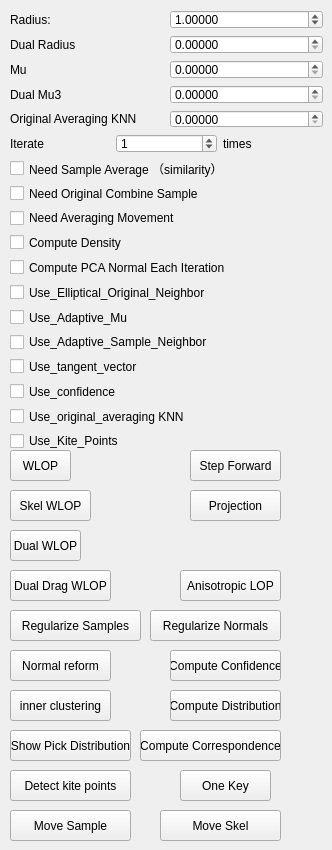
   <widget class="QWidget" name="tab">
    <attribute name="title">
     <string>Tab 1</string>
    </attribute>
    <widget class="QPushButton" name="normal_reform">
     <property name="geometry">
      <rect>
       <x>10</x>
       <y>650</y>
       <width>101</width>
       <height>31</height>
      </rect>
     </property>
     <property name="text">
      <string>Normal reform</string>
     </property>
    </widget>
    <widget class="QWidget" name="layoutWidget">
     <property name="geometry">
      <rect>
       <x>10</x>
       <y>10</y>
       <width>313</width>
       <height>440</height>
      </rect>
     </property>
     <layout class="QVBoxLayout" name="verticalLayout">
      <item>
       <layout class="QHBoxLayout" name="horizontalLayout">
        <item>
         <widget class="QLabel" name="label">
          <property name="text">
           <string>Radius:</string>
          </property>
         </widget>
        </item>
        <item>
         <widget class="QDoubleSpinBox" name="radius">
          <property name="decimals">
           <number>5</number>
          </property>
          <property name="minimum">
           <double>0.000010000000000</double>
          </property>
          <property name="maximum">
           <double>1000.000000000000000</double>
          </property>
          <property name="singleStep">
           <double>0.010000000000000</double>
          </property>
          <property name="value">
           <double>1.000000000000000</double>
          </property>
         </widget>
        </item>
       </layout>
      </item>
      <item>
       <layout class="QHBoxLayout" name="horizontalLayout_7">
        <item>
         <widget class="QLabel" name="label_8">
          <property name="text">
           <string>Dual Radius</string>
          </property>
         </widget>
        </item>
        <item>
         <widget class="QDoubleSpinBox" name="dual_radius">
          <property name="decimals">
           <number>5</number>
          </property>
          <property name="singleStep">
           <double>0.100000000000000</double>
          </property>
         </widget>
        </item>
       </layout>
      </item>
      <item>
       <layout class="QHBoxLayout" name="horizontalLayout_3">
        <item>
         <widget class="QLabel" name="label_4">
          <property name="text">
           <string>Mu</string>
          </property>
         </widget>
        </item>
        <item>
         <widget class="QDoubleSpinBox" name="mu">
          <property name="decimals">
           <number>5</number>
          </property>
          <property name="singleStep">
           <double>0.100000000000000</double>
          </property>
         </widget>
        </item>
       </layout>
      </item>
      <item>
       <layout class="QHBoxLayout" name="horizontalLayout_4">
        <item>
         <widget class="QLabel" name="label_5">
          <property name="text">
           <string>Dual Mu3</string>
          </property>
         </widget>
        </item>
        <item>
         <widget class="QDoubleSpinBox" name="sample_average_mu3">
          <property name="decimals">
           <number>5</number>
          </property>
          <property name="singleStep">
           <double>0.100000000000000</double>
          </property>
         </widget>
        </item>
       </layout>
      </item>
      <item>
       <layout class="QHBoxLayout" name="horizontalLayout_6">
        <item>
         <widget class="QLabel" name="label_7">
          <property name="text">
           <string>Original Averaging KNN</string>
          </property>
         </widget>
        </item>
        <item>
         <widget class="QDoubleSpinBox" name="original_averaging_KNN">
          <property name="decimals">
           <number>5</number>
          </property>
          <property name="maximum">
           <double>999999.989999999990687</double>
          </property>
          <property name="singleStep">
           <double>0.100000000000000</double>
          </property>
         </widget>
        </item>
       </layout>
      </item>
      <item>
       <layout class="QHBoxLayout" name="horizontalLayout_2">
        <item>
         <widget class="QLabel" name="label_2">
          <property name="text">
           <string>Iterate </string>
          </property>
         </widget>
        </item>
        <item>
         <widget class="QSpinBox" name="iter">
          <property name="maximum">
           <number>1000</number>
          </property>
          <property name="value">
           <number>1</number>
          </property>
         </widget>
        </item>
        <item>
         <widget class="QLabel" name="label_3">
          <property name="text">
           <string>times</string>
          </property>
         </widget>
        </item>
       </layout>
      </item>
      <item>
       <widget class="QCheckBox" name="Need_sample_average">
        <property name="text">
         <string>Need Sample Average （similarity）</string>
        </property>
       </widget>
      </item>
      <item>
       <widget class="QCheckBox" name="Need_original_combine_sample">
        <property name="text">
         <string>Need Original Combine Sample</string>
        </property>
       </widget>
      </item>
      <item>
       <widget class="QCheckBox" name="Need_averaging_movement">
        <property name="text">
         <string>Need Averaging Movement</string>
        </property>
       </widget>
      </item>
      <item>
       <widget class="QCheckBox" name="compute_density">
        <property name="text">
         <string>Compute Density</string>
        </property>
       </widget>
      </item>
      <item>
       <widget class="QCheckBox" name="compute_pca">
        <property name="text">
         <string>Compute PCA Normal Each Iteration</string>
        </property>
       </widget>
      </item>
      <item>
       <widget class="QCheckBox" name="Use_Elliptical_Original_Neighbor">
        <property name="text">
         <string>Use_Elliptical_Original_Neighbor</string>
        </property>
       </widget>
      </item>
      <item>
       <widget class="QCheckBox" name="Use_Adaptive_Mu">
        <property name="text">
         <string>Use_Adaptive_Mu</string>
        </property>
       </widget>
      </item>
      <item>
       <widget class="QCheckBox" name="Use_KNN_Sample_Neighbor">
        <property name="text">
         <string>Use_Adaptive_Sample_Neighbor</string>
        </property>
       </widget>
      </item>
      <item>
       <widget class="QCheckBox" name="Use_tangent_vector">
        <property name="text">
         <string>Use_tangent_vector</string>
        </property>
       </widget>
      </item>
      <item>
       <widget class="QCheckBox" name="Use_confidence">
        <property name="text">
         <string>Use_confidence</string>
        </property>
       </widget>
      </item>
      <item>
       <widget class="QCheckBox" name="Use_original_Averaging_KNN">
        <property name="text">
         <string>Use_original_averaging KNN</string>
        </property>
       </widget>
      </item>
      <item>
       <widget class="QCheckBox" name="Use_kite_points">
        <property name="text">
         <string>Use_Kite_Points</string>
        </property>
       </widget>
      </item>
     </layout>
    </widget>
    <widget class="QPushButton" name="skel_wlop">
     <property name="geometry">
      <rect>
       <x>10</x>
       <y>490</y>
       <width>81</width>
       <height>31</height>
      </rect>
     </property>
     <property name="text">
      <string>Skel WLOP</string>
     </property>
    </widget>
    <widget class="QPushButton" name="regularize_normals">
     <property name="geometry">
      <rect>
       <x>150</x>
       <y>610</y>
       <width>131</width>
       <height>31</height>
      </rect>
     </property>
     <property name="text">
      <string>Regularize Normals</string>
     </property>
    </widget>
    <widget class="QPushButton" name="wlop_apply">
     <property name="geometry">
      <rect>
       <x>10</x>
       <y>450</y>
       <width>61</width>
       <height>31</height>
      </rect>
     </property>
     <property name="text">
      <string>WLOP</string>
     </property>
    </widget>
    <widget class="QPushButton" name="compute_distribution">
     <property name="geometry">
      <rect>
       <x>170</x>
       <y>690</y>
       <width>111</width>
       <height>31</height>
      </rect>
     </property>
     <property name="text">
      <string>Compute Distribution</string>
     </property>
    </widget>
    <widget class="QPushButton" name="wlop_projection">
     <property name="geometry">
      <rect>
       <x>190</x>
       <y>490</y>
       <width>91</width>
       <height>31</height>
      </rect>
     </property>
     <property name="text">
      <string>Projection</string>
     </property>
    </widget>
    <widget class="QPushButton" name="regularize_samples">
     <property name="geometry">
      <rect>
       <x>10</x>
       <y>610</y>
       <width>131</width>
       <height>31</height>
      </rect>
     </property>
     <property name="text">
      <string>Regularize Samples</string>
     </property>
    </widget>
    <widget class="QPushButton" name="compute_correspondence">
     <property name="geometry">
      <rect>
       <x>140</x>
       <y>730</y>
       <width>141</width>
       <height>31</height>
      </rect>
     </property>
     <property name="text">
      <string>Compute Correspondence</string>
     </property>
    </widget>
    <widget class="QPushButton" name="detect_kite_points">
     <property name="geometry">
      <rect>
       <x>10</x>
       <y>770</y>
       <width>121</width>
       <height>31</height>
      </rect>
     </property>
     <property name="text">
      <string>Detect kite points</string>
     </property>
    </widget>
    <widget class="QPushButton" name="inner_clustering">
     <property name="geometry">
      <rect>
       <x>10</x>
       <y>690</y>
       <width>101</width>
       <height>31</height>
      </rect>
     </property>
     <property name="text">
      <string>inner clustering</string>
     </property>
    </widget>
    <widget class="QPushButton" name="step_forward">
     <property name="geometry">
      <rect>
       <x>190</x>
       <y>450</y>
       <width>91</width>
       <height>31</height>
      </rect>
     </property>
     <property name="text">
      <string>Step Forward</string>
     </property>
    </widget>
    <widget class="QPushButton" name="dual_drag_wlop">
     <property name="geometry">
      <rect>
       <x>10</x>
       <y>570</y>
       <width>101</width>
       <height>31</height>
      </rect>
     </property>
     <property name="text">
      <string>Dual Drag WLOP</string>
     </property>
    </widget>
    <widget class="QPushButton" name="show_pick_distribution">
     <property name="geometry">
      <rect>
       <x>10</x>
       <y>730</y>
       <width>121</width>
       <height>31</height>
      </rect>
     </property>
     <property name="text">
      <string>Show Pick Distribution</string>
     </property>
    </widget>
    <widget class="QPushButton" name="dual_wlop_apply">
     <property name="geometry">
      <rect>
       <x>10</x>
       <y>530</y>
       <width>71</width>
       <height>31</height>
      </rect>
     </property>
     <property name="text">
      <string>Dual WLOP</string>
     </property>
    </widget>
    <widget class="QPushButton" name="compute_confidence">
     <property name="geometry">
      <rect>
       <x>170</x>
       <y>650</y>
       <width>111</width>
       <height>31</height>
      </rect>
     </property>
     <property name="text">
      <string>Compute Confidence</string>
     </property>
    </widget>
    <widget class="QPushButton" name="anisotropic_lop_apply">
     <property name="geometry">
      <rect>
       <x>180</x>
       <y>570</y>
       <width>101</width>
       <height>31</height>
      </rect>
     </property>
     <property name="text">
      <string>Anisotropic LOP</string>
     </property>
    </widget>
    <widget class="QPushButton" name="one_key">
     <property name="geometry">
      <rect>
       <x>180</x>
       <y>770</y>
       <width>91</width>
       <height>31</height>
      </rect>
     </property>
     <property name="text">
      <string>One Key</string>
     </property>
    </widget>
    <widget class="QPushButton" name="move_sample_2">
     <property name="geometry">
      <rect>
       <x>10</x>
       <y>810</y>
       <width>121</width>
       <height>31</height>
      </rect>
     </property>
     <property name="text">
      <string>Move Sample</string>
     </property>
    </widget>
    <widget class="QPushButton" name="move_skel">
     <property name="geometry">
      <rect>
       <x>160</x>
       <y>810</y>
       <width>121</width>
       <height>31</height>
      </rect>
     </property>
     <property name="text">
      <string>Move Skel</string>
     </property>
    </widget>
   </widget>
